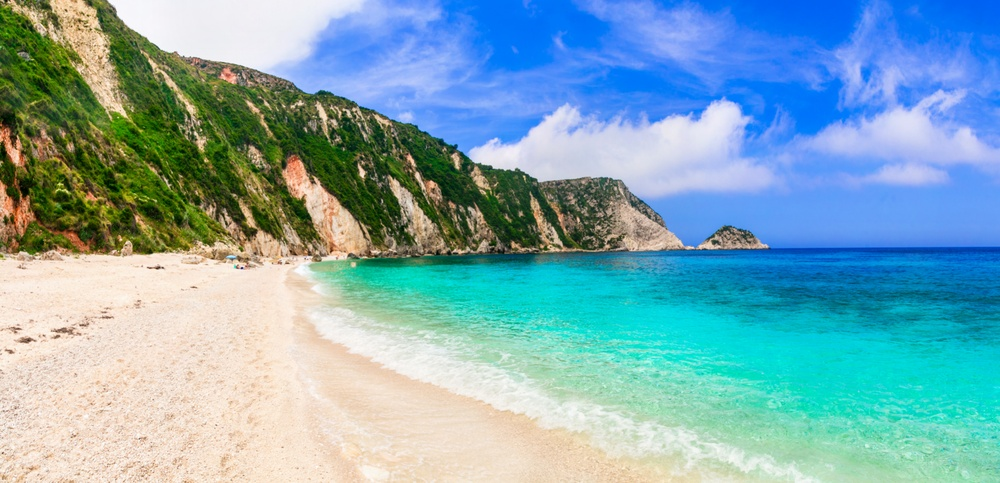
#> input picture plaza.jpg, 1000 x 483 px, shrunk from 1824 x 881 before the run
$ python zadanie4.py
#> lines starting #> are read from the running program, lines starting #| are printed output that depends on the picture
import cv2
import numpy as np
import imutils

image = cv2.imread("plaza.jpg")
#> image is the input picture: shape (483, 1000, 3); mean B, G, R 180.9, 170.3, 126.1

M = np.float32([
    [1, 0, 100],
    [0, 1, 50]
])

shifted = cv2.warpAffine(image, M, (image.shape[1], image.shape[0]))
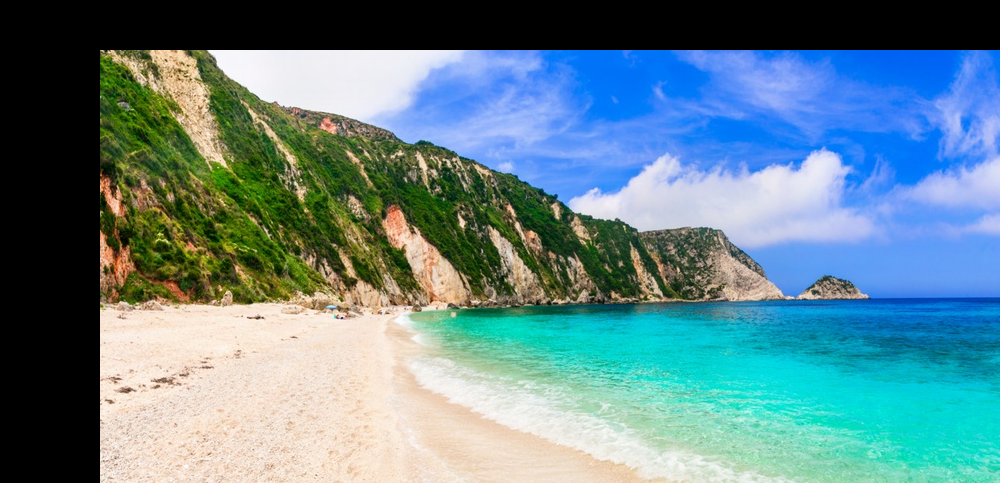
#> shifted: shape (483, 1000, 3); mean B, G, R 140.8, 133.1, 98.3


translated_image_imutils = imutils.translate(image, 100, 50)

cv2.imshow("Shifted with imutils", translated_image_imutils)
cv2.imshow("Shifted", shifted)
cv2.waitKey()
cv2.destroyAllWindows()

$ run again, with zdjecie.jpg copied over plaza.jpg
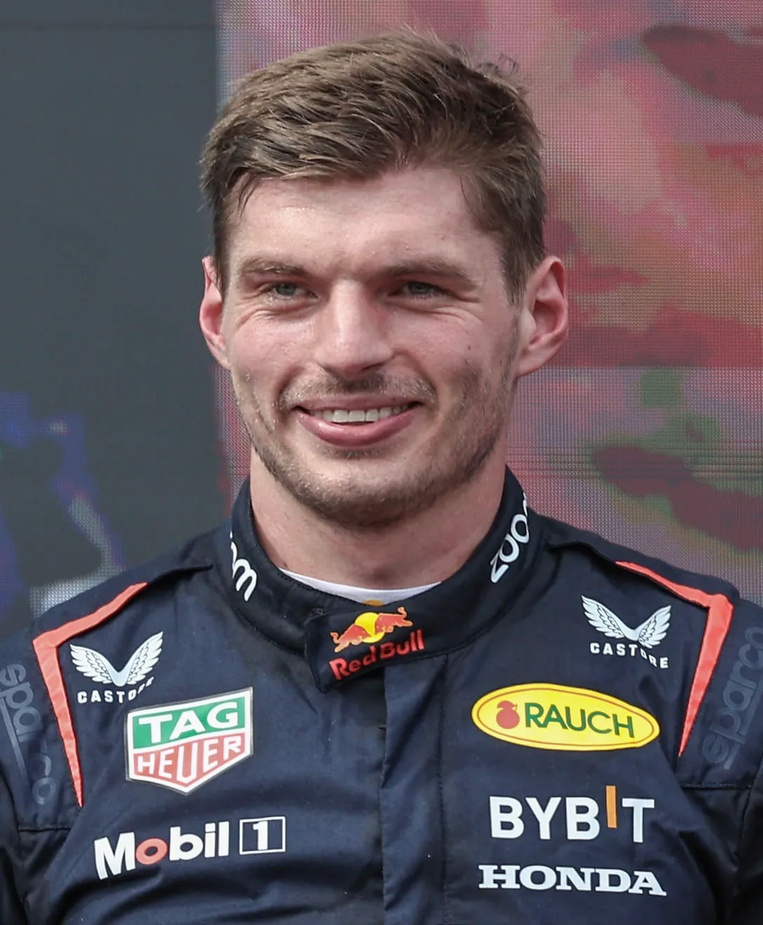
#> input picture zdjecie.jpg, 763 x 925 px, shrunk from 1088 x 1318 before the run
#> image is the input picture: shape (925, 763, 3); mean B, G, R 93.4, 88, 99.6
#> `shifted = cv2.warpAffine(image, M, (image.shape[1], image.shape[0]))`:
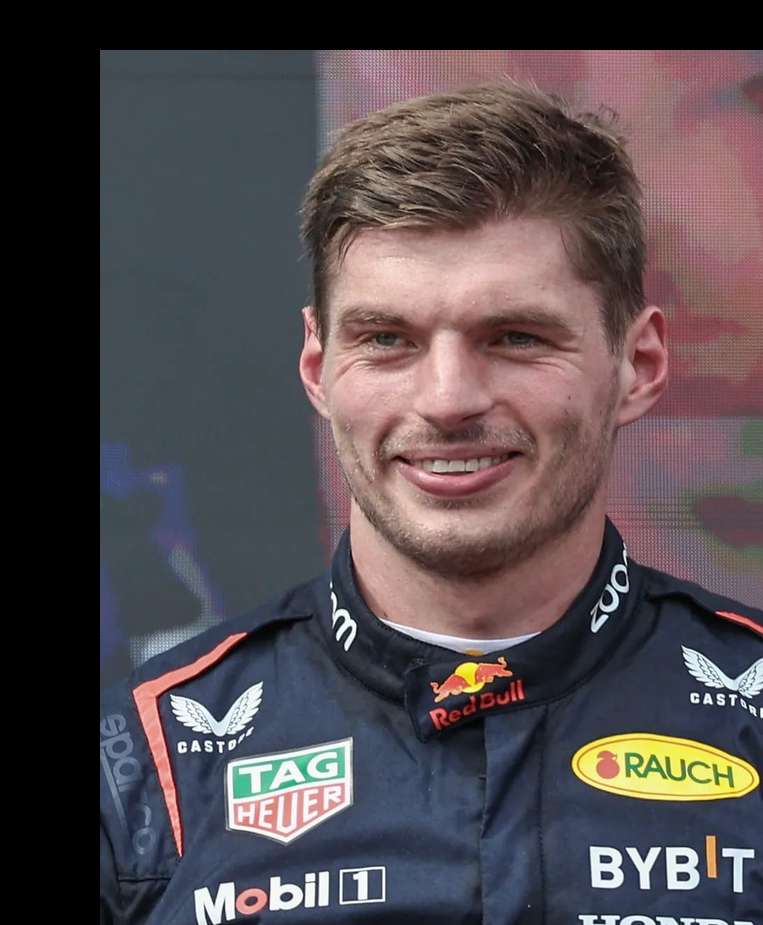
#> shifted: shape (925, 763, 3); mean B, G, R 79, 75.3, 84.2
